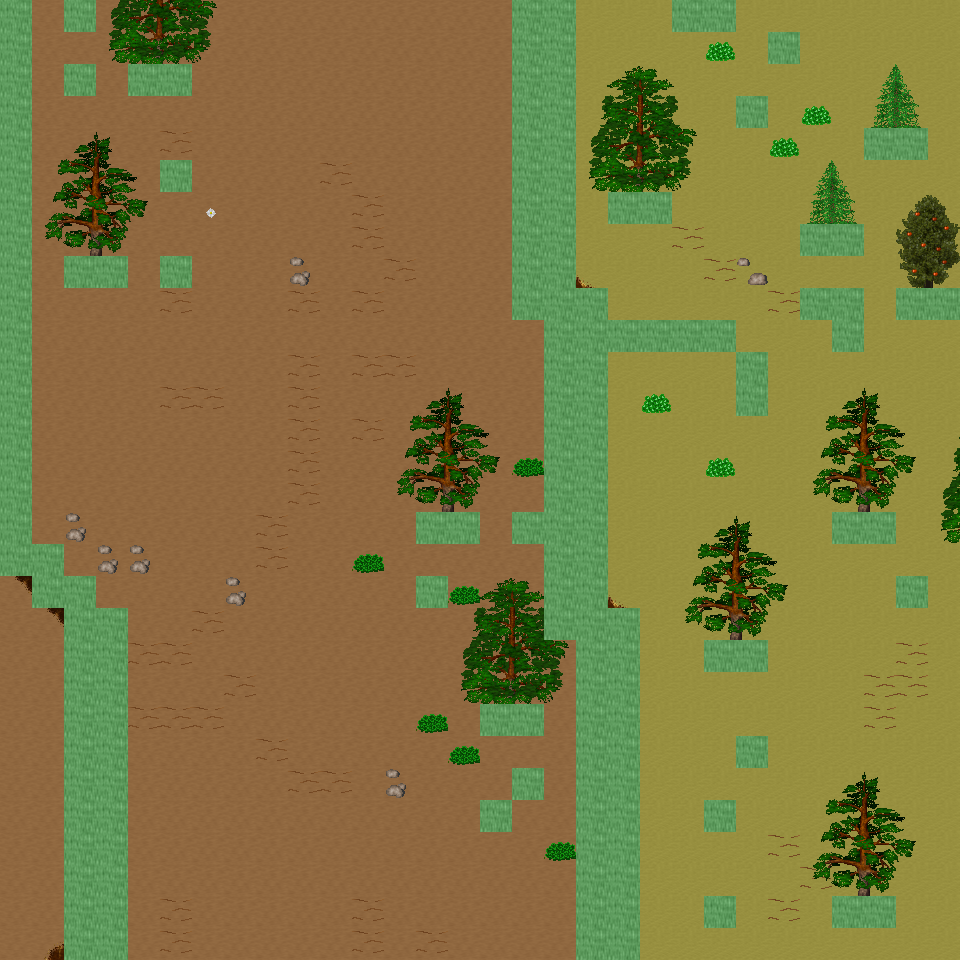

A 2D game scene composited from a Tiled map and its tileset images. What follows is a short description and the map's XML, with each tile layer's data collapsed to a summary:
An orthogonal 30x30 tile map with 32x32 px tiles, 6 tile layers (Ground, Object, Object2, Above, ...), 47 tilesets and 9 objects (9x mapExit).

<map version="1.0" orientation="orthogonal" renderorder="right-down" width="30" height="30" tilewidth="32" tileheight="32" nextobjectid="10">
  <tileset firstgid="1" name="tileset_ground_ground" tilewidth="32" tileheight="32" tilecount="33" columns="3">
    <image source="../drawable/tileset_ground_ground.png" width="96" height="352" />
  </tileset>
  <tileset firstgid="34" name="tileset_ground_ice_ice" tilewidth="32" tileheight="32" tilecount="3" columns="3">
    <image source="../drawable/tileset_ground_ice_ice.png" width="96" height="32" />
  </tileset>
  <tileset firstgid="37" name="tileset_ground_earth_edges" tilewidth="32" tileheight="32" tilecount="18" columns="6">
    <image source="../drawable/tileset_ground_earth_edges.png" width="192" height="96" />
  </tileset>
  <tileset firstgid="55" name="tileset_ground_rock_pebbles" tilewidth="32" tileheight="32" tilecount="3" columns="1">
    <image source="../drawable/tileset_ground_rock_pebbles.png" width="32" height="96" />
  </tileset>
  <tileset firstgid="58" name="tileset_item_corpse_huge_animal" tilewidth="32" tileheight="32" tilecount="16" columns="2">
    <image source="../drawable/tileset_item_corpse_huge_animal.png" width="64" height="256" />
  </tileset>
  <tileset firstgid="74" name="tileset_plant_flower_daisy_white" tilewidth="32" tileheight="32" tilecount="8" columns="2">
    <image source="../drawable/tileset_plant_flower_daisy_white.png" width="64" height="128" />
  </tileset>
  <tileset firstgid="82" name="tileset_ground_ridge_earth_dark" tilewidth="32" tileheight="32" tilecount="96" columns="12">
    <image source="../drawable/tileset_ground_ridge_earth_dark.png" width="384" height="256" />
  </tileset>
  <tileset firstgid="178" name="tileset_ground_grass_edges" tilewidth="32" tileheight="32" tilecount="36" columns="12">
    <image source="../drawable/tileset_ground_grass_edges.png" width="384" height="96" />
  </tileset>
  <tileset firstgid="214" name="tileset_ground_ridge_ice_2" tilewidth="32" tileheight="32" tilecount="42" columns="7">
    <image source="../drawable/tileset_ground_ridge_ice_2.png" width="224" height="192" />
  </tileset>
  <tileset firstgid="256" name="tileset_ground_ice_glacier" tilewidth="32" tileheight="32" tilecount="1" columns="1">
    <image source="../drawable/tileset_ground_ice_glacier.png" width="32" height="32" />
  </tileset>
  <tileset firstgid="257" name="tileset_ground_ice_edges" tilewidth="32" tileheight="32" tilecount="9" columns="3">
    <image source="../drawable/tileset_ground_ice_edges.png" width="96" height="96" />
  </tileset>
  <tileset firstgid="266" name="tileset_plant_bush_large_brown" tilewidth="32" tileheight="32" tilecount="9" columns="3">
    <image source="../drawable/tileset_plant_bush_large_brown.png" width="96" height="96" />
  </tileset>
  <tileset firstgid="275" name="tileset_ground_ridge_ice" tilewidth="32" tileheight="32" tilecount="42" columns="7">
    <image source="../drawable/tileset_ground_ridge_ice.png" width="224" height="192" />
  </tileset>
  <tileset firstgid="317" name="tileset_plant_bush_various_small" tilewidth="32" tileheight="32" tilecount="9" columns="3">
    <image source="../drawable/tileset_plant_bush_various_small.png" width="96" height="96" />
  </tileset>
  <tileset firstgid="326" name="tileset_ground_rock_rocks_2" tilewidth="32" tileheight="32" tilecount="4" columns="2">
    <image source="../drawable/tileset_ground_rock_rocks_2.png" width="64" height="64" />
  </tileset>
  <tileset firstgid="330" name="tileset_building_decoration_blue_circle" tilewidth="32" tileheight="32" tilecount="4" columns="2">
    <image source="../drawable/tileset_building_decoration_blue_circle.png" width="64" height="64" />
  </tileset>
  <tileset firstgid="334" name="tileset_item_statue_cross" tilewidth="32" tileheight="32" tilecount="1" columns="1">
    <image source="../drawable/tileset_item_statue_cross.png" width="32" height="32" />
  </tileset>
  <tileset firstgid="335" name="tileset_ground_rock_green_crystal" tilewidth="32" tileheight="32" tilecount="9" columns="3">
    <image source="../drawable/tileset_ground_rock_green_crystal.png" width="96" height="96" />
  </tileset>
  <tileset firstgid="344" name="tileset_furniture_light_iron_lamp" tilewidth="32" tileheight="32" tilecount="3" columns="1">
    <image source="../drawable/tileset_furniture_light_iron_lamp.png" width="32" height="96" />
  </tileset>
  <tileset firstgid="347" name="tileset_item_statue_metal_and_stone" tilewidth="32" tileheight="32" tilecount="6" columns="3">
    <image source="../drawable/tileset_item_statue_metal_and_stone.png" width="96" height="64" />
  </tileset>
  <tileset firstgid="353" name="tileset_ground_ladder_horizontal_pale" tilewidth="32" tileheight="32" tilecount="3" columns="1">
    <image source="../drawable/tileset_ground_ladder_horizontal_pale.png" width="32" height="96" />
  </tileset>
  <tileset firstgid="356" name="tileset_plant_bush_bushes" tilewidth="32" tileheight="32" tilecount="10" columns="5">
    <image source="../drawable/tileset_plant_bush_bushes.png" width="160" height="64" />
  </tileset>
  <tileset firstgid="366" name="tileset_item_blood_floor_stain" tilewidth="32" tileheight="32" tilecount="1" columns="1">
    <image source="../drawable/tileset_item_blood_floor_stain.png" width="32" height="32" />
  </tileset>
  <tileset firstgid="367" name="tileset_item_corpse_skull_dark" tilewidth="32" tileheight="32" tilecount="2" columns="2">
    <image source="../drawable/tileset_item_corpse_skull_dark.png" width="64" height="32" />
  </tileset>
  <tileset firstgid="369" name="tileset_furniture_light_flames" tilewidth="32" tileheight="32" tilecount="6" columns="6">
    <image source="../drawable/tileset_furniture_light_flames.png" width="192" height="32" />
  </tileset>
  <tileset firstgid="375" name="tileset_logic_creature_human" tilewidth="32" tileheight="32" tilecount="5" columns="5">
    <image source="../drawable/tileset_logic_creature_human.png" width="160" height="32" />
  </tileset>
  <tileset firstgid="380" name="tileset_logic_creature_elemental" tilewidth="32" tileheight="32" tilecount="16" columns="8">
    <image source="../drawable/tileset_logic_creature_elemental.png" width="256" height="64" />
  </tileset>
  <tileset firstgid="396" name="tileset_logic_collision" tilewidth="32" tileheight="32" tilecount="1" columns="1">
    <image source="../drawable/tileset_logic_collision.png" width="32" height="32" />
  </tileset>
  <tileset firstgid="397" name="tileset_logic_creature_giant_human" tilewidth="32" tileheight="32" tilecount="16" columns="8">
    <image source="../drawable/tileset_logic_creature_giant_human.png" width="256" height="64" />
  </tileset>
  <tileset firstgid="413" name="tileset_plant_tree_taller_trees" tilewidth="32" tileheight="32" tilecount="32" columns="8">
    <image source="../drawable/tileset_plant_tree_taller_trees.png" width="256" height="128" />
  </tileset>
  <tileset firstgid="445" name="tileset_plant_tree_spruce" tilewidth="32" tileheight="32" tilecount="6" columns="2">
    <image source="../drawable/tileset_plant_tree_spruce.png" width="64" height="96" />
  </tileset>
  <tileset firstgid="451" name="tileset_plant_bush_bush_mult_colored" tilewidth="32" tileheight="32" tilecount="6" columns="3">
    <image source="../drawable/tileset_plant_bush_bush_mult_colored.png" width="96" height="64" />
  </tileset>
  <tileset firstgid="457" name="tileset_ground_ice_icehole" tilewidth="32" tileheight="32" tilecount="1" columns="1">
    <image source="../drawable/tileset_ground_ice_icehole.png" width="32" height="32" />
  </tileset>
  <tileset firstgid="458" name="tileset_logic_portal" tilewidth="32" tileheight="32" tilecount="24" columns="8">
    <image source="../drawable/tileset_logic_portal.png" width="256" height="96" />
  </tileset>
  <tileset firstgid="482" name="tileset_building_wall_int_clay" tilewidth="32" tileheight="32" tilecount="100" columns="10">
    <image source="../drawable/tileset_building_wall_int_clay.png" width="320" height="320" />
  </tileset>
  <tileset firstgid="582" name="tileset_plant_tree_pine_tree" tilewidth="32" tileheight="32" tilecount="20" columns="4">
    <image source="../drawable/tileset_plant_tree_pine_tree.png" width="128" height="160" />
  </tileset>
  <tileset firstgid="602" name="tileset_plant_tree_pine_tree_1" tilewidth="32" tileheight="32" tilecount="20" columns="4">
    <image source="../drawable/tileset_plant_tree_pine_tree_1.png" width="128" height="160" />
  </tileset>
  <tileset firstgid="622" name="tileset_plant_stump_hollow_logs" tilewidth="32" tileheight="32" tilecount="6" columns="3">
    <image source="../drawable/tileset_plant_stump_hollow_logs.png" width="96" height="64" />
  </tileset>
  <tileset firstgid="628" name="tileset_plant_stump_small_stump" tilewidth="32" tileheight="32" tilecount="4" columns="2">
    <image source="../drawable/tileset_plant_stump_small_stump.png" width="64" height="64" />
  </tileset>
  <tileset firstgid="632" name="tileset_plant_stump_stump_snow1" tilewidth="32" tileheight="32" tilecount="2" columns="2">
    <image source="../drawable/tileset_plant_stump_stump_snow1.png" width="64" height="32" />
  </tileset>
  <tileset firstgid="634" name="tileset_plant_stump_stump_snow" tilewidth="32" tileheight="32" tilecount="2" columns="2">
    <image source="../drawable/tileset_plant_stump_stump_snow.png" width="64" height="32" />
  </tileset>
  <tileset firstgid="636" name="tileset_building_decoration_rocks" tilewidth="32" tileheight="32" tilecount="6" columns="3">
    <image source="../drawable/tileset_building_decoration_rocks.png" width="96" height="64" />
  </tileset>
  <tileset firstgid="642" name="tileset_ground_rock_rocks" tilewidth="32" tileheight="32" tilecount="4" columns="2">
    <image source="../drawable/tileset_ground_rock_rocks.png" width="64" height="64" />
  </tileset>
  <tileset firstgid="646" name="tileset_plant_tree_snow_on_pine" tilewidth="32" tileheight="32" tilecount="20" columns="4">
    <image source="../drawable/tileset_plant_tree_snow_on_pine.png" width="128" height="160" />
  </tileset>
  <tileset firstgid="666" name="tileset_light_dim_light_5x5" tilewidth="32" tileheight="32" tilecount="25" columns="5">
    <image source="../drawable/tileset_light_dim_light_5x5.png" width="160" height="160" />
  </tileset>
  <tileset firstgid="691" name="tileset_logic_creature_fowl" tilewidth="32" tileheight="32" tilecount="6" columns="6">
    <image source="../drawable/tileset_logic_creature_fowl.png" width="192" height="32" />
  </tileset>
  <tileset firstgid="697" name="tileset_logic_creature_animal" tilewidth="32" tileheight="32" tilecount="32" columns="8">
    <image source="../drawable/tileset_logic_creature_animal.png" width="256" height="128" />
  </tileset>
  <layer name="Ground" width="30" height="30">
    <data>[900 cells, 900 non-empty, 2 distinct tile ids]</data>
  </layer>
  <layer name="Object" width="30" height="30">
    <data>[900 cells, 221 non-empty, 41 distinct tile ids]</data>
  </layer>
  <layer name="Object2" width="30" height="30">
    <data>[900 cells, 1 non-empty, 1 distinct tile ids]</data>
  </layer>
  <layer name="Above" width="30" height="30">
    <data>[900 cells, 150 non-empty, 44 distinct tile ids]</data>
  </layer>
  <layer name="Above2" width="30" height="30">
    <data>[900 cells, 0 non-empty, 0 distinct tile ids]</data>
  </layer>
  <layer name="Walkable" width="30" height="30">
    <data>[900 cells, 152 non-empty, 1 distinct tile ids]</data>
  </layer>
  <objectgroup name="MapEvents">
    <object id="1" name="north" type="mapExit" x="32" y="0" width="32" height="32">
      <properties>
        <property name="map" value="level_0_x68_y27" />
        <property name="x" value="1" />
        <property name="y" value="28" />
      </properties>
    </object>
    <object id="2" name="north2" type="mapExit" x="96" y="0" width="416" height="32">
      <properties>
        <property name="map" value="level_0_x68_y27" />
        <property name="x" value="3" />
        <property name="y" value="28" />
      </properties>
    </object>
    <object id="3" name="north3" type="mapExit" x="576" y="0" width="96" height="32">
      <properties>
        <property name="map" value="level_0_x68_y27" />
        <property name="x" value="18" />
        <property name="y" value="28" />
      </properties>
    </object>
    <object id="4" name="north4" type="mapExit" x="736" y="0" width="224" height="32">
      <properties>
        <property name="map" value="level_0_x68_y27" />
        <property name="x" value="23" />
        <property name="y" value="28" />
      </properties>
    </object>
    <object id="5" name="south" type="mapExit" x="0" y="928" width="64" height="32">
      <properties>
        <property name="map" value="level_0_x68_y29" />
        <property name="x" value="0" />
        <property name="y" value="1" />
      </properties>
    </object>
    <object id="6" name="south2" type="mapExit" x="128" y="928" width="448" height="32">
      <properties>
        <property name="map" value="level_0_x68_y29" />
        <property name="x" value="4" />
        <property name="y" value="1" />
      </properties>
    </object>
    <object id="7" name="south3" type="mapExit" x="640" y="928" width="320" height="32">
      <properties>
        <property name="map" value="level_0_x68_y29" />
        <property name="x" value="20" />
        <property name="y" value="1" />
      </properties>
    </object>
    <object id="8" name="east" type="mapExit" x="928" y="0" width="32" height="288">
      <properties>
        <property name="map" value="level_0_x69_y28" />
        <property name="x" value="1" />
        <property name="y" value="0" />
      </properties>
    </object>
    <object id="9" name="east2" type="mapExit" x="928" y="320" width="32" height="640">
      <properties>
        <property name="map" value="level_0_x69_y28" />
        <property name="x" value="1" />
        <property name="y" value="10" />
      </properties>
    </object>
  </objectgroup>
</map>
